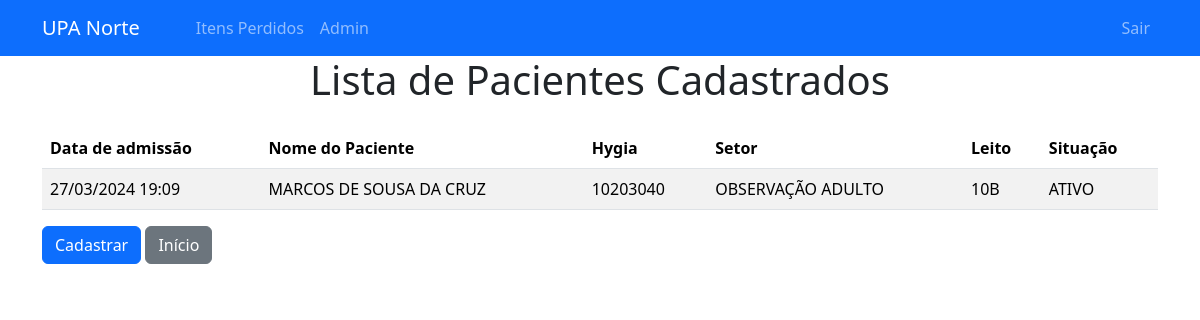
Page /pacientes (signed in) on the earlier database version.
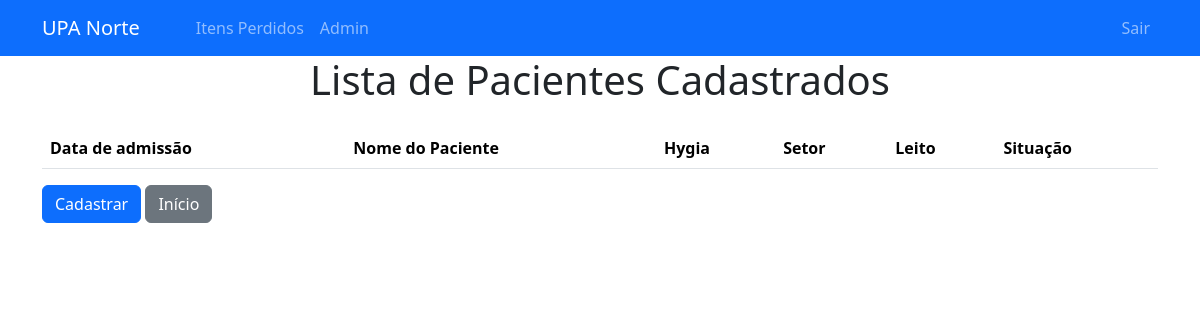
Same page on the later database version.
### app/models.py (models this page shows)
class Paciente(db.Model):
    id = db.Column(db.Integer, primary_key=True)
    data_admissao = db.Column(db.DateTime, nullable=False)
    nome = db.Column(db.String(100), nullable=False)
    codigo_hygia = db.Column(db.Integer, nullable=False)
    setor = db.Column(db.String(100), nullable=False)
    leito = db.Column(db.String(100), nullable=False)
    ativo = db.Column(db.String(10), nullable=False)
    pertences = db.relationship('Pertence', backref='paciente', lazy=True)

### app/pacientes/routes.py (the view)
@pacientes_routes.route('/pacientes')
def listar_pacientes():
    pacientes = Paciente.query.all()
    return render_template('listar_pacientes.html', pacientes=pacientes)

### app/pacientes/routes.py (called while the page is built)
def is_authenticated():
    return session.get('authenticated', False)

@pacientes_routes.before_request
def require_login():
    if not is_authenticated() and request.endpoint and not request.endpoint.startswith('user.login'):
        return redirect(url_for('user.login'))

### app/templates/listar_pacientes.html (shortened to what this page needs)
<!DOCTYPE html>
<html lang="pt-BR">
<head>
    <link href="https://cdn.jsdelivr.net/npm/bootstrap@5.3.3/dist/css/bootstrap.min.css" rel="stylesheet">
    <link rel="stylesheet" type="text/css" href="https://cdn.datatables.net/1.11.5/css/dataTables.bootstrap5.min.css">
</head>
<body>
    {% include 'navbar.html' %}
    <div class="container">
        <h1 class="text-center mb-4">Lista de Pacientes Cadastrados</h1>
        <table id="tabela-itens" class="table table-striped" style="width:100%">
            <thead>
                <tr>
                    <th>Data de admissão</th>
                    <th>Nome do Paciente</th>
                    <th>Hygia</th>
                    <th>Setor</th>
                    <th>Leito</th>
                    <th>Situação</th>
                </tr>
            </thead>
            <tbody>
                {% for paciente in pacientes %}
                    <tr>
                        <td>{{ paciente.data_admissao.strftime('%d/%m/%Y %H:%M') }}</td>
                        <td>{{ paciente.nome }}</td>
                        <td>{{ paciente.codigo_hygia }}</td>
                        <td>{{ paciente.setor }}</td>
                        <td>{{ paciente.leito }}</td>
                        <td>{{ paciente.ativo }}</td>
                    </tr>
                {% endfor %}
            </tbody>
        </table>
        <div class="mt-3">
            <a href="{{ url_for('pacientes.cadastrar_paciente') }}" class="btn btn-primary">Cadastrar</a>
            <a href="{{ url_for('pacientes.index') }}" class="btn btn-secondary">Início</a>
        </div>
    </div>
</body>
</html>

### app/templates/navbar.html (shortened to what this page needs)
<nav class="navbar navbar-expand-lg navbar-dark bg-primary">
        <div class="container">
            <a class="navbar-brand" href="{{ url_for('pacientes.index') }}">UPA Norte</a>
            <div class="collapse navbar-collapse" id="navbarNav">
                <ul class="navbar-nav me-auto">
                    <li class="nav-item">
                        <a class="nav-link" href="{{ url_for('pacientes.listar_pacientes') }}"></a>
                    </li>
                    <li class="nav-item">
                        <a class="nav-link" href="{{ url_for('pertences.listar_pertences') }}"></a>
                    </li>
                    <li class="nav-item">
                        <a class="nav-link" href="{{ url_for('itens_perdidos.listar_itens_perdidos') }}">Itens Perdidos</a>
                    </li>
                    <li class="nav-item">
                        {% if session.authenticated and session.role == "admin" %}
                            <a class="nav-link" href="{{ url_for('user.admin') }}">Admin</a>
                        {% endif %}
                    </li>
                </ul>
                <ul class="navbar-nav ms-auto">
                    <li class="nav-item">
                        <a class="nav-link" href="{{ url_for('user.sair') }}">Sair</a>
                    </li>
                </ul>
            </div>
        </div>
</nav>

Differences in the rows shown:
removed Paciente: data_admissao "27/03/2024 19:09", nome "MARCOS DE SOUSA DA CRUZ", codigo_hygia "10203040", setor "OBSERVAÇÃO ADULTO", leito "10B", ativo "ATIVO"
